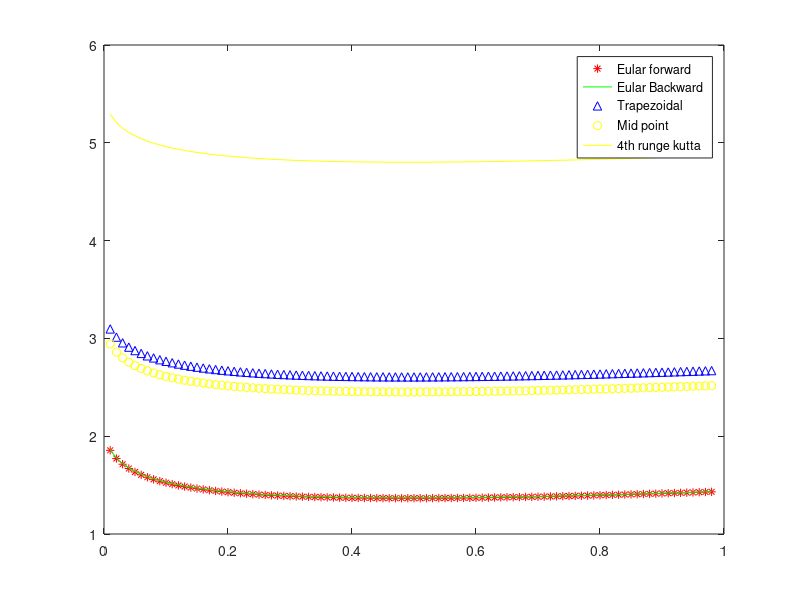

Reproduce this figure in MATLAB.
function numerical_ord_q1()
n=100; % sample
k = 1/n; %step length
x = [0:k:1-k];
f=@(y)(-2*y+1);
y1=zeros(n,1);y1(1)= 1;
y2=zeros(n,1);y2(1)= 1;
y3=zeros(n,1);y3(1)= 1;
y4=zeros(n,1);y4(1)= 1;
y5=zeros(n,1);y5(1)= 1;
% y7=zeros(n,1);y7(1)= 1;
y6=zeros(n,1);y6(1)= 1;
for i = 2:n
   y1(i)  = y1(i-1) + k*(-2*y1(i-1)+1);   %% Eular forward method
   y2(i)  = (y2(i-1) + k)/(1+2*k);        %% Eular Backward
   y3(i)  = ((1-k)*y3(i-1)+k)/(1+k);      %% Trapezoidal Method
   y4(i)  = (1+2*k^2-2*k)*y4(i-1) + k*(1-k); %% Midpoint
   %y6(i)  = y6(i-1) + (k/6)*((-4*k^3-2*k^2+4*k-8)*y6(i-1)+k^2+k+4);
   k1 = f(y5(i-1));k2 = f(y5(i-1) + k1*k/2);k3 = f(y5(i-1) + k2*k/2);k4 = f(y5(i-1) + k3*k);
   y5(i) = y5(i-1) + (k/6)*(k1 + 2*k2 + 2*k3 + k4);
%    y7(i)=  y7(i-1) + (k/6)*(y7(i-1)*(4*k^3-8*k^2+12*k-12) + 6-2*k^3+4*k^2-6*k);
end
%  y1',y2',y3',y4',y5'
y6=0.5*(1+exp(-2.*x));
q1=zeros(n,1);q2=zeros(n,1);q3=zeros(n,1);q4=zeros(n,1);q5=zeros(n,1);
for i = 2:n-1
    q1(i) = log(abs(y6(i+1)-y1(i+1)))/log(k) ; 
    q2(i) = log(abs(y6(i+1)-y2(i+1)))/log(k) ; 
    q3(i) = log(abs(y6(i+1)-y3(i+1)))/log(k) ; 
    q4(i) = log(abs(y6(i+1)-y4(i+1)))/log(k) ; 
    q5(i) = log(abs(y6(i+1)-y5(i+1)))/log(k) ; 
end
[q1,q2,q3,q4,q5]; 
plot(x(2:end-1),q1(2:end-1),'*r'); hold on
plot(x(2:end-1),q2(2:end-1),'-g'); hold on
% figure(2)
plot(x(2:end-1),q3(2:end-1),'^b'); hold on
plot(x(2:end-1),q4(2:end-1),'oy'); hold on
plot(x(2:end-1),q5(2:end-1),'-y'); hold on
legend('Eular forward','Eular Backward','Trapezoidal','Mid point','4th runge kutta');



% %% error analyse and plot 
% [sum(abs(y6-y1')),sum(abs(y6-y2')),sum(abs(y6-y3')),sum(abs(y6-y4'))];
% plot(x,log(abs(y6-y1')),'*r'); hold on
% plot(x,log(abs(y6-y2')),'-g'); hold on
% % figure(2)
% plot(x,log(abs(y6-y3')),'^b'); hold on
% plot(x,log(abs(y6-y5')),'oy'); hold on
